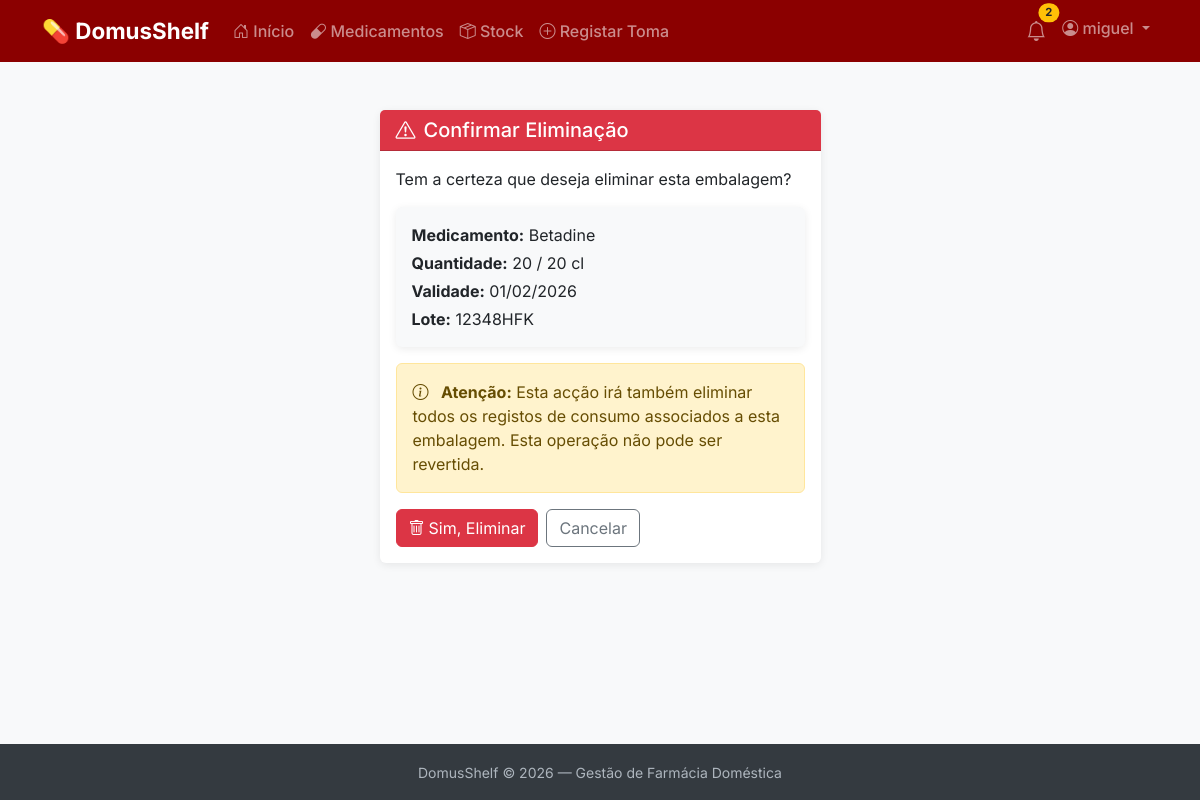
/medicamentos/stock/9/eliminar/ (signed in), run on the app's committed database.
### pharmacy/models.py (models this page shows, shortened)
class Embalagem(models.Model):
    medicamento = models.ForeignKey(
        Medicamento,
        on_delete=models.CASCADE,
        related_name='embalagens',
        verbose_name='Medicamento'
    )
    quantidade_inicial = models.PositiveIntegerField(
        verbose_name='Quantidade Inicial'
    )
    quantidade_actual = models.PositiveIntegerField(
        verbose_name='Quantidade Actual'
    )
    unidade = models.CharField(
        max_length=50,
        default='unidades',
        verbose_name='Unidade'
    )
    data_validade = models.DateField(
        verbose_name='Data de Validade'
    )
    lote = models.CharField(
        max_length=50,
        blank=True,
        verbose_name='Lote'
    )
    criado_em = models.DateTimeField(
        auto_now_add=True,
        verbose_name='Criado em'
    )
    class Meta:
        verbose_name = 'Embalagem'
        verbose_name_plural = 'Embalagens'
        ordering = ['data_validade']

class Medicamento(models.Model):
    utilizador = models.ForeignKey(
        User,
        on_delete=models.CASCADE,
        related_name='medicamentos',
        verbose_name='Utilizador'
    )
    nome_comercial = models.CharField(
        max_length=200,
        verbose_name='Nome Comercial'
    )
    principio_activo = models.CharField(
        max_length=200,
        blank=True,
        verbose_name='Princípio Activo'
    )
    forma_farmaceutica = models.CharField(
        max_length=100,
        blank=True,
        verbose_name='Forma Farmacêutica'
    )
    observacoes = models.TextField(
        blank=True,
        verbose_name='Observações'
    )
    criado_em = models.DateTimeField(
        auto_now_add=True,
        verbose_name='Criado em'
    )
    class Meta:
        verbose_name = 'Medicamento'
        verbose_name_plural = 'Medicamentos'
        ordering = ['nome_comercial']

### pharmacy/views.py (the view)
# urls.py: path('stock/<int:pk>/eliminar/', views.embalagem_eliminar, name='embalagem_eliminar'),
@login_required
def embalagem_eliminar(request, pk):
    embalagem = get_object_or_404(
        Embalagem,
        pk=pk,
        medicamento__utilizador=request.user
    )
    if request.method == 'POST':
        embalagem.delete()
        return redirect('pharmacy:embalagem_lista')
    context = {
        'embalagem': embalagem,
    }
    return render(request, 'pharmacy/embalagem_confirmar_eliminar.html', context)

### pharmacy/context_processors.py (called while the page is built)
def alertas_count(request):
    if not request.user.is_authenticated:
        return {'alertas_count': 0}
    hoje = date.today()
    try:
        prefs = Preferencias.objects.get(utilizador=request.user)
        dias_alerta = prefs.dias_alerta_antes
    except Preferencias.DoesNotExist:
        dias_alerta = 30  # Valor por defeito
    data_limite = hoje + timedelta(days=dias_alerta)
    count = Embalagem.objects.filter(
        medicamento__utilizador=request.user,
        quantidade_actual__gt=0,
        data_validade__lte=data_limite
    ).count()
    return {'alertas_count': count}

### pharmacy/templates/pharmacy/embalagem_confirmar_eliminar.html (shortened to what this page needs)
{% extends 'base.html' %}
{% block content %}
<div class="container py-4">
    <div class="row justify-content-center">
        <div class="col-lg-5">
            <div class="card border-danger">
                <div class="card-header bg-danger text-white">
                    <h5 class="mb-0">
                        <i class="bi bi-exclamation-triangle me-2"></i>Confirmar Eliminação
                    </h5>
                </div>
                <div class="card-body">
                    <p class="mb-3">
                        Tem a certeza que deseja eliminar esta embalagem?
                    </p>
                    <div class="card bg-light mb-3">
                        <div class="card-body">
                            <p class="mb-1">
                                <strong>Medicamento:</strong> {{ embalagem.medicamento.nome_comercial }}
                            </p>
                            <p class="mb-1">
                                <strong>Quantidade:</strong> {{ embalagem.quantidade_actual }} / {{ embalagem.quantidade_inicial }} {{ embalagem.unidade }}
                            </p>
                            <p class="mb-1">
                                <strong>Validade:</strong> {{ embalagem.data_validade|date:"d/m/Y" }}
                            </p>
                            {% if embalagem.lote %}
                            <p class="mb-0">
                                <strong>Lote:</strong> {{ embalagem.lote }}
                            </p>
                            {% endif %}
                        </div>
                    </div>
                    <div class="alert alert-warning mb-3">
                        <i class="bi bi-info-circle me-2"></i>
                        <strong>Atenção:</strong> Esta acção irá também eliminar todos os
                        registos de consumo associados a esta embalagem.
                        Esta operação não pode ser revertida.
                    </div>
                    <form method="post">
                        <div class="d-flex gap-2">
                            <button type="submit" class="btn btn-danger">
                                <i class="bi bi-trash me-1"></i>Sim, Eliminar
                            </button>
                            <a href="{% url 'pharmacy:embalagem_lista' %}" class="btn btn-outline-secondary">
                                Cancelar
                            </a>
                        </div>
                    </form>
                </div>
            </div>
        </div>
    </div>
</div>
{% endblock %}

### templates/base.html (shortened to what this page needs)
<!DOCTYPE html>
<html lang="pt">
<head>
    <link href="https://cdn.jsdelivr.net/npm/bootstrap@5.3.2/dist/css/bootstrap.min.css" rel="stylesheet">
    <link href="https://cdn.jsdelivr.net/npm/bootstrap-icons@1.11.1/font/bootstrap-icons.css" rel="stylesheet">
    <link rel="stylesheet" href="https://cdn.jsdelivr.net/npm/flatpickr/dist/flatpickr.min.css">
</head>
<body>
    <nav class="navbar navbar-expand-lg navbar-dark">
        <div class="container">
            <a class="navbar-brand" href="/">
                💊 DomusShelf
            </a>
            <div class="collapse navbar-collapse" id="navbarNav">
                {% if user.is_authenticated %}
                <ul class="navbar-nav me-auto">
                    <li class="nav-item">
                        <a class="nav-link" href="/">
                            <i class="bi bi-house-door"></i> Início
                        </a>
                    </li>
                    <li class="nav-item">
                        <a class="nav-link" href="{% url 'pharmacy:medicamento_lista' %}">
                            <i class="bi bi-capsule"></i> Medicamentos
                        </a>
                    </li>
                    <li class="nav-item">
                        <a class="nav-link" href="{% url 'pharmacy:embalagem_lista' %}">
                            <i class="bi bi-box-seam"></i> Stock
                        </a>
                    </li>
                    <li class="nav-item">
                        <a class="nav-link" href="{% url 'pharmacy:consumo_criar' %}">
                            <i class="bi bi-plus-circle"></i> Registar Toma
                        </a>
                    </li>
                </ul>
                <ul class="navbar-nav">
                    <li class="nav-item">
                        <a class="nav-link position-relative" href="{% url 'pharmacy:alertas_lista' %}">
                            <i class="bi bi-bell fs-5"></i>
                            {% if alertas_count and alertas_count > 0 %}
                            <span class="badge rounded-pill bg-warning text-dark alert-badge">
                                {{ alertas_count }}
                            </span>
                            {% endif %}
                        </a>
                    </li>
                    <li class="nav-item dropdown">
                        <a class="nav-link dropdown-toggle" href="#" role="button" data-bs-toggle="dropdown">
                            <i class="bi bi-person-circle"></i> {{ user.username }}
                        </a>
                    </li>
                </ul>
                {% endif %}
            </div>
        </div>
    </nav>
    <main>
        <div class="container">
            {% block content %}{% endblock %}
        </div>
    </main>
    <footer>
        <div class="container text-center">
            <small>DomusShelf &copy; 2026 — Gestão de Farmácia Doméstica</small>
        </div>
    </footer>
</body>
</html>

### templates/base.html (style rules this page uses)
body { font-family: 'Inter', sans-serif; background-color: #f8f9fa; min-height: 100vh; display: flex; flex-direction: column; }
.navbar { background-color: #8B0000 !important; }
.navbar-brand { font-weight: 700; font-size: 1.4rem; }
.nav-link { font-weight: 500; }
.alert-badge { position: absolute; top: 0; right: 0; transform: translate(25%, -25%); font-size: 0.7rem; }
main { flex: 1; padding: 1.5rem 0; }
.card { border: none; box-shadow: 0 2px 8px rgba(0,0,0,0.08); }
.card-header { background-color: #8B0000; color: white; font-weight: 600; }
footer { background-color: #343a40; color: #adb5bd; padding: 1rem 0; margin-top: auto; }

### data on the page
Embalagem: medicamento.nome_comercial "Betadine", quantidade_actual "20", quantidade_inicial "20", unidade "cl", data_validade "01/02/2026", lote "12348HFK"

### other printed values
{{ alertas_count }} "2"
{{ user.username }} "miguel"
